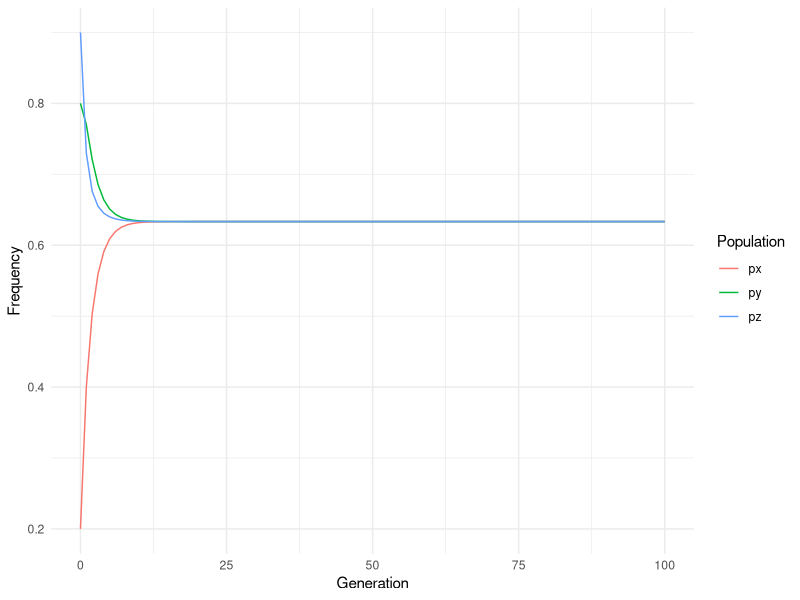

Write R code to recreate this figure.
## ---- chunk 1
#| message: false
library( tidyverse )
px <- 0.2
py <- 0.8
pz <- 0.9
mxy <- 0.1
mxz <- 0.2
myz <- 0.3
## ---- chunk 2
N <- 100

df <- data.frame( Generation = seq( 0, N ),
                  px = c( px, rep( NA, N ) ),
                  py = c( py, rep( NA, N ) ),
                  pz = c( pz, rep( NA, N ) ) )
head( df )
## ---- chunk 3
for( i in 2:nrow( df ) ) {
  df$px[i] <- df$px[i - 1] * (1 - (mxy + mxz)) + df$py[i - 1] * mxy + df$pz[i - 1] * mxz
  df$py[i] <- df$py[i - 1] * (1 - (mxy + myz)) + df$px[i - 1] * mxy + df$pz[i - 1] * myz
  df$pz[i] <- df$pz[i - 1] * (1 - (mxz + myz)) + df$px[i - 1] * mxz + df$py[i - 1] * myz
}
## ---- chunk 4
pivot_longer( df, cols = c( px, py, pz ), names_to = "Population", values_to = "Frequency" ) |>
  ggplot( aes( Generation, Frequency, color = Population ) ) +
  geom_line() +
  theme_minimal()
## ---- chunk 5
# set myz = 0, rerun the simulation, and plot the allele frequencies for each population
## ---- chunk 6
# add population w and plot the allele frequencies
